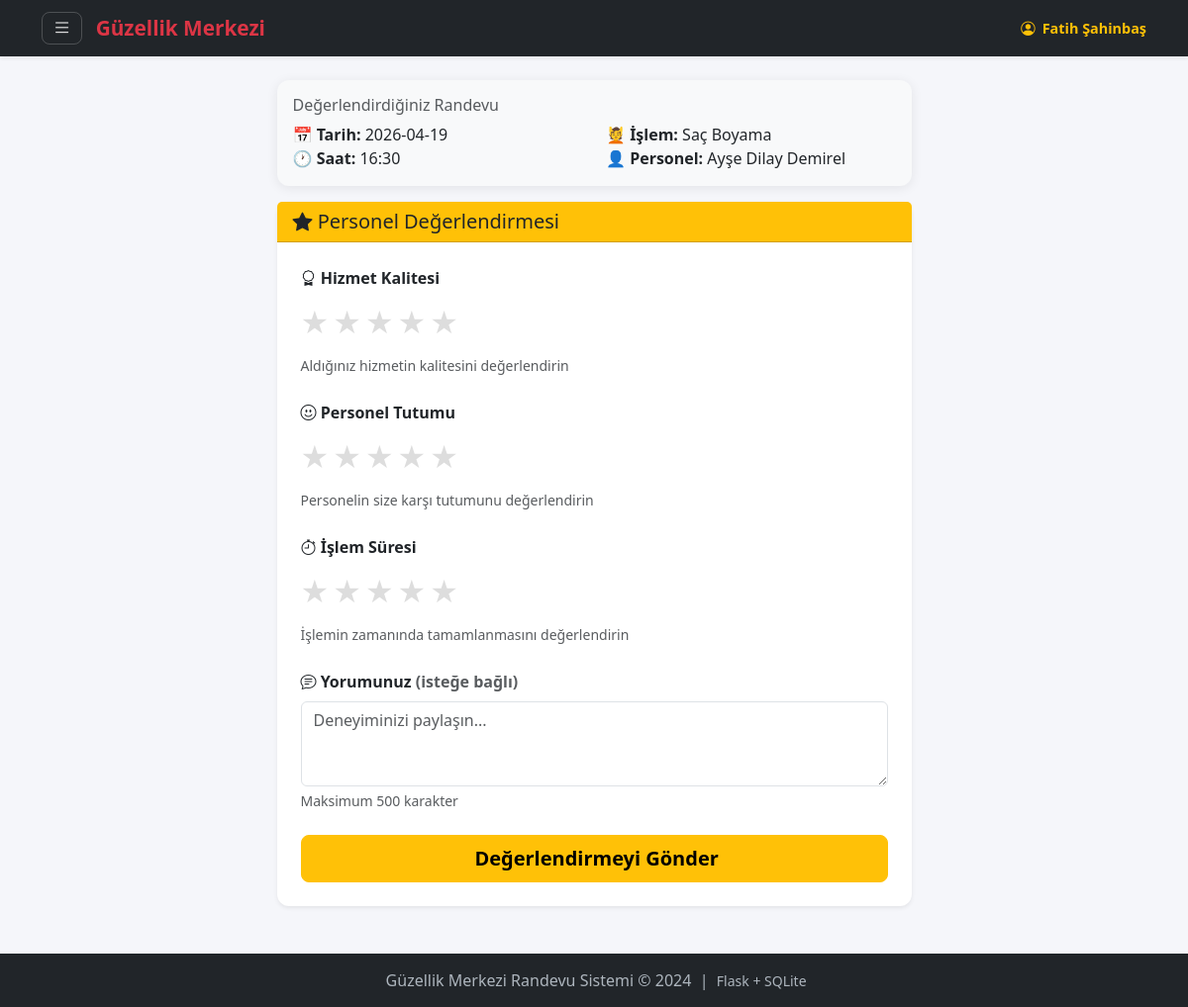
Page /musteri/degerlendirme/5 (signed in) on the committed database.
### tables this page shows
CREATE TABLE randevular (
            id              INTEGER PRIMARY KEY AUTOINCREMENT,
            musteri_id      INTEGER NOT NULL,
            personel_id     INTEGER NOT NULL,
            islem           TEXT    NOT NULL,       -- Yapılacak işlem
            tarih           TEXT    NOT NULL,       -- YYYY-MM-DD formatı
            saat            TEXT    NOT NULL,       -- HH:MM formatı
            durum           TEXT    DEFAULT 'beklemede',
                -- 'beklemede' | 'onaylandi' | 'reddedildi' | 'tamamlandi' | 'gelmedi'
            hatirlatma_gonderildi INTEGER DEFAULT 0, -- 0=hayır, 1=evet
            olusturma_tarihi TEXT DEFAULT (datetime('now')),
            FOREIGN KEY (musteri_id)  REFERENCES musteriler(id),
            FOREIGN KEY (personel_id) REFERENCES personeller(id)
        );

CREATE TABLE personeller (
            id          INTEGER PRIMARY KEY AUTOINCREMENT,
            ad_soyad    TEXT    NOT NULL,
            email       TEXT    NOT NULL UNIQUE,
            sifre_hash  TEXT    NOT NULL,
            uzmanlik    TEXT    NOT NULL,          -- Yaptığı işlem (botoks, saç vb.)
            rol         TEXT    DEFAULT 'personel', -- 'personel' veya 'admin'
            aktif       INTEGER DEFAULT 1
        );

### routes/musteri_routes.py (the view, shortened to what this page needs)
@musteri_bp.route('/degerlendirme/<int:randevu_id>', methods=['GET', 'POST'])
@giris_gerekli
def degerlendirme_yap(randevu_id):
    db = get_db()
    musteri_id = session['kullanici_id']
    randevu = db.execute('''
        SELECT r.*, p.ad_soyad AS personel_adi
        FROM randevular r
        JOIN personeller p ON r.personel_id = p.id
        WHERE r.id = ? AND r.musteri_id = ?
    ''', (randevu_id, musteri_id)).fetchone()
    if not randevu:
        flash('Randevu bulunamadı.', 'danger')
        return redirect(url_for('musteri.randevularim'))
    if randevu['durum'] != 'tamamlandi':
        flash('Yalnızca tamamlanmış randevular değerlendirilebilir.', 'warning')
        return redirect(url_for('musteri.randevularim'))
    mevcut = db.execute(
        'SELECT id FROM degerlendirmeler WHERE randevu_id = ?', (randevu_id,)
    ).fetchone()
    if mevcut:
        flash('Bu randevuyu daha önce değerlendirdiniz.', 'info')
        return redirect(url_for('musteri.randevularim'))
    return render_template('musteri/degerlendirme.html', randevu=randevu)

### database.py (called while the page is built)
def get_db():
    if 'db' not in g:
        g.db = sqlite3.connect(
            current_app.config['DATABASE'],
            detect_types=sqlite3.PARSE_DECLTYPES
        )
        g.db.row_factory = sqlite3.Row
    return g.db

### routes/musteri_routes.py (called while the page is built)
def giris_gerekli(f):
    from functools import wraps
    @wraps(f)
    def decorated(*args, **kwargs):
        if not musteri_mi():
            flash('Bu sayfayı görüntülemek için giriş yapmalısınız.', 'warning')
            return redirect(url_for('auth.login_page'))
        return f(*args, **kwargs)
    return decorated

### utils/auth_helper.py (called while the page is built)
def musteri_mi() -> bool:
    return session.get('kullanici_rol') == 'musteri'

### templates/musteri/degerlendirme.html (shortened to what this page needs)
{% extends 'base.html' %}
{% block icerik %}
<div class="row justify-content-center">
    <div class="col-md-7">
        <div class="card bg-light mb-3">
            <div class="card-body">
                <h6 class="text-muted mb-2">Değerlendirdiğiniz Randevu</h6>
                <div class="row">
                    <div class="col-6">
                        <strong>📅 Tarih:</strong> {{ randevu['tarih'] }}<br>
                        <strong>🕐 Saat:</strong> {{ randevu['saat'] }}
                    </div>
                    <div class="col-6">
                        <strong>💆 İşlem:</strong> {{ randevu['islem'] }}<br>
                        <strong>👤 Personel:</strong> {{ randevu['personel_adi'] }}
                    </div>
                </div>
            </div>
        </div>
        <div class="card shadow-sm">
            <div class="card-header bg-warning text-dark">
                <h5 class="mb-0">
                    <i class="bi bi-star-fill"></i>
                    Personel Değerlendirmesi
                </h5>
            </div>
            <div class="card-body p-4">
                <form method="POST"
                      action="{{ url_for('musteri.degerlendirme_yap', randevu_id=randevu['id']) }}">
                    <div class="mb-4">
                        <label class="form-label fw-bold">
                            <i class="bi bi-award"></i> Hizmet Kalitesi
                        </label>
                        <div class="star-rating">
                            {% for i in range(5, 0, -1) %}
                            <label for="hizmet_{{ i }}" title="{{ i }} yıldız">★</label>
                            {% endfor %}
                        </div>
                        <small class="text-muted">Aldığınız hizmetin kalitesini değerlendirin</small>
                    </div>
                    <div class="mb-4">
                        <label class="form-label fw-bold">
                            <i class="bi bi-emoji-smile"></i> Personel Tutumu
                        </label>
                        <div class="star-rating">
                            {% for i in range(5, 0, -1) %}
                            <label for="tutum_{{ i }}" title="{{ i }} yıldız">★</label>
                            {% endfor %}
                        </div>
                        <small class="text-muted">Personelin size karşı tutumunu değerlendirin</small>
                    </div>
                    <div class="mb-4">
                        <label class="form-label fw-bold">
                            <i class="bi bi-stopwatch"></i> İşlem Süresi
                        </label>
                        <div class="star-rating">
                            {% for i in range(5, 0, -1) %}
                            <label for="sure_{{ i }}" title="{{ i }} yıldız">★</label>
                            {% endfor %}
                        </div>
                        <small class="text-muted">İşlemin zamanında tamamlanmasını değerlendirin</small>
                    </div>
                    <div class="mb-4">
                        <label for="yorum" class="form-label fw-bold">
                            <i class="bi bi-chat-text"></i> Yorumunuz
                            <span class="text-muted">(isteğe bağlı)</span>
                        </label>
                        <textarea class="form-control" id="yorum" name="yorum"
                                  rows="3" maxlength="500"
                                  placeholder="Deneyiminizi paylaşın..."></textarea>
                        <div class="form-text">Maksimum 500 karakter</div>
                    </div>
                    <div class="d-grid">
                        <button type="submit" class="btn btn-warning btn-lg fw-bold">
                             Değerlendirmeyi Gönder
                        </button>
                    </div>
                </form>
            </div>
        </div>
    </div>
</div>
{% endblock %}

### templates/base.html (style rules this page uses)
:root { --mp-kirmizi: #dc3545; --mp-koyu: #212529; --mp-acik: #f8f9fa; }
body { background-color: #f5f6fa; font-family: "Segoe UI", sans-serif; }
.card { border: none; border-radius: 12px; box-shadow: 0 2px 12px rgba(0,0,0,0.08); }

### templates/musteri/degerlendirme.html (style rules this page uses)
.star-rating { display: flex; flex-direction: row-reverse; justify-content: flex-end; font-size: 2rem; gap: 4px; margin-bottom: 8px; }
.star-rating label { cursor: pointer; color: #ddd; transition: color 0.15s ease; }

### rows in the picture
randevular: tarih "2026-04-19", saat "16:30", islem "Saç Boyama"
personeller: personel_adi "Ayşe Dilay Demirel"

### other values in the picture
{{ session.kullanici_adi }} "Fatih Şahinbaş"
